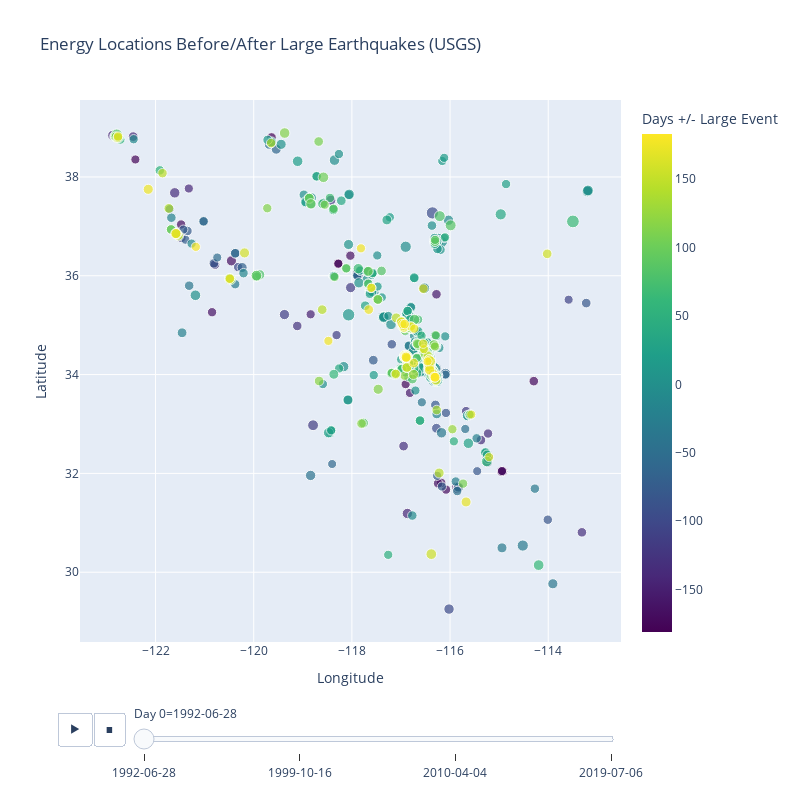

The notebook cell saved with this chart:
### Code cell
#new dataframe to store binned data
plot_data = pd.DataFrame()

for index, row in usgs_large.iterrows():
    start_date = pd.to_datetime(row['date'])
    #binning data before/after major event
    usgs_binned = location_binning(usgs, start_date, date_range)
    relative_dates = (pd.to_datetime(usgs_binned['date']) - start_date).dt.days
    
    plot_data = pd.concat([
        plot_data,
        pd.DataFrame({
            'Day 0': [start_date.strftime('%Y-%m-%d')] * len(usgs_binned),
            'Latitude': usgs_binned['latitude'],
            'Longitude': usgs_binned['longitude'],
            'Relative_Dates': relative_dates,
            'Energy': usgs_binned['energy']
        })
    ])

fig = px.scatter(
    plot_data,
    x='Longitude',
    y='Latitude',
    color='Relative_Dates',
    size='Energy',
    animation_frame='Day 0',
    title='Energy Locations Before/After Large Earthquakes (USGS)',
    labels={'Relative_Dates': 'Days +/- Large Event'},
    color_continuous_scale='Viridis',
    opacity=0.7,
    size_max=10,
    width=800,
    height=800
)

fig.show()

### Figure 1 — Plotly figure (JSON) as saved in the notebook; plotly's stock layout.template omitted (floating-point values rounded to 4 significant figures; data arrays with more than 128 entries replaced by an {"elided": "..."} marker saying what was removed)
{"data": [{"hovertemplate": "Day 0=1992-06-28<br>Longitude=%{x}<br>Latitude=%{y}<br>Energy=%{marker.size}<br>Days +/- Large Event=%{marker.color}<extra></extra>", "legendgroup": "", "marker": {"color": {"elided": "1707 int values"}, "coloraxis": "coloraxis", "opacity": 0.7, "size": {"elided": "1707 float values"}, "sizemode": "area", "sizeref": 0.1681, "symbol": "circle"}, "mode": "markers", "name": "", "orientation": "v", "showlegend": false, "type": "scatter", "x": {"elided": "1707 float values"}, "xaxis": "x", "y": {"elided": "1707 float values"}, "yaxis": "y"}], "layout": {"coloraxis": {"colorbar": {"title": {"text": "Days +/- Large Event"}}, "colorscale": [[0, "#440154"], [0.1111, "#482878"], [0.2222, "#3e4989"], [0.3333, "#31688e"], [0.4444, "#26828e"], [0.5556, "#1f9e89"], [0.6667, "#35b779"], [0.7778, "#6ece58"], [0.8889, "#b5de2b"], [1, "#fde725"]]}, "height": 800, "legend": {"itemsizing": "constant", "tracegroupgap": 0}, "sliders": [{"active": 0, "currentvalue": {"prefix": "Day 0="}, "len": 0.9, "pad": {"b": 10, "t": 60}, "steps": [{"args": [["1992-06-28"], {"frame": {"duration": 0, "redraw": false}, "fromcurrent": true, "mode": "immediate", "transition": {"duration": 0, "easing": "linear"}}], "label": "1992-06-28", "method": "animate"}, {"args": [["1999-10-16"], {"frame": {"duration": 0, "redraw": false}, "fromcurrent": true, "mode": "immediate", "transition": {"duration": 0, "easing": "linear"}}], "label": "1999-10-16", "method": "animate"}, {"args": [["2010-04-04"], {"frame": {"duration": 0, "redraw": false}, "fromcurrent": true, "mode": "immediate", "transition": {"duration": 0, "easing": "linear"}}], "label": "2010-04-04", "method": "animate"}, {"args": [["2019-07-06"], {"frame": {"duration": 0, "redraw": false}, "fromcurrent": true, "mode": "immediate", "transition": {"duration": 0, "easing": "linear"}}], "label": "2019-07-06", "method": "animate"}], "x": 0.1, "xanchor": "left", "y": 0, "yanchor": "top"}], "title": {"text": "Energy Locations Before/After Large Earthquakes (USGS)"}, "updatemenus": [{"buttons": [{"args": [null, {"frame": {"duration": 500, "redraw": false}, "fromcurrent": true, "mode": "immediate", "transition": {"duration": 500, "easing": "linear"}}], "label": "&#9654;", "method": "animate"}, {"args": [[null], {"frame": {"duration": 0, "redraw": false}, "fromcurrent": true, "mode": "immediate", "transition": {"duration": 0, "easing": "linear"}}], "label": "&#9724;", "method": "animate"}], "direction": "left", "pad": {"r": 10, "t": 70}, "showactive": false, "type": "buttons", "x": 0.1, "xanchor": "right", "y": 0, "yanchor": "top"}], "width": 800, "xaxis": {"anchor": "y", "domain": [0, 1], "title": {"text": "Longitude"}}, "yaxis": {"anchor": "x", "domain": [0, 1], "title": {"text": "Latitude"}}}}
